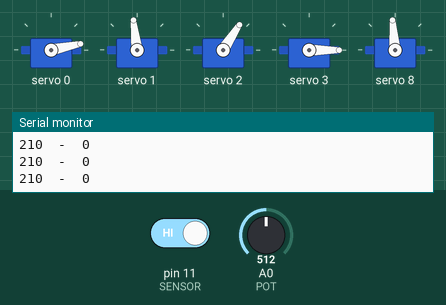
This sketch was run on a simulated Arduino Mega 2560, built with avr-gcc and run on an emulated ATmega2560. Shown: 5 × servo, the last lines printed to the serial monitor. The inputs (shaded band) are chosen by the test bench; at power-on: A0 (POT) = 512, pin 11 (SENSOR) HIGH.

Above: at 1.2 s.
1.3 s: A0 (POT) set to 253
At 1.7 s:
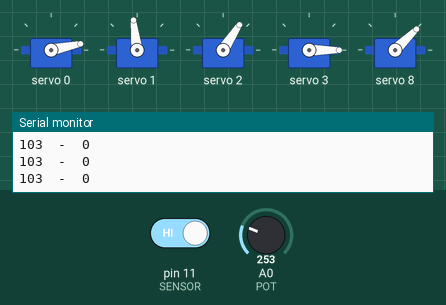
2.8 s: A0 (POT) set to 229
At 3.2 s:
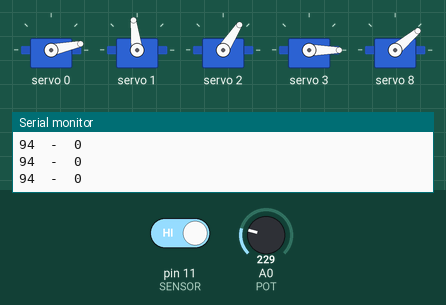
5.8 s: pin 11 (SENSOR) driven LOW
At 9.6 s:
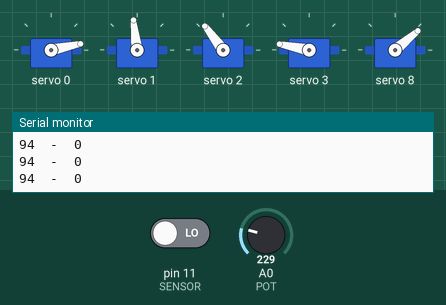
17.8 s: A0 (POT) set to 205
At 20.76 s:
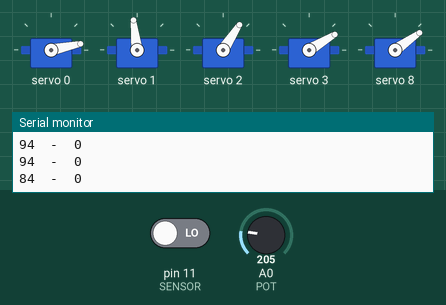
Timing chart, 0 to 23.6 s (numbered marks = the images above; inputs shaded):
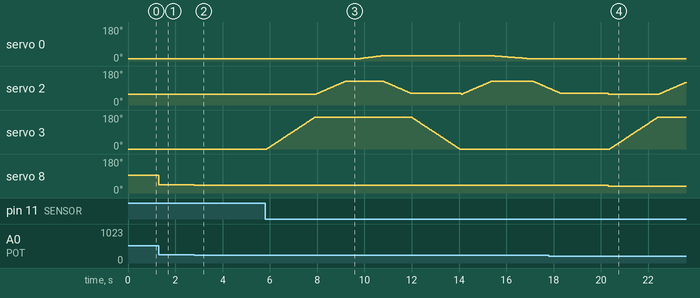

The sketch:

Braco_com_Sensor_Movimento_Completo_com_Funcoes.ino
```cpp
/**
 * Braço Robótico com movimentos Autônomos
 * @author EUGENIO RAMOS JUNIOR
 *
 * Componentes:
 * Arduino Mega 2560
 * Módulo I2C CPCA9685 para controle de até 16 servos
 * Sensor de presennça E18-D80NK ajustável
 * Braço Robótico com 4 Servos
 *
 *    O projeto consiste em, cada vez q o sensor identificar um objeto, acionará o
 * braço, transportando o objeto para um lugar préviamente determinado, e o braço
 * entrará em repouso até que seja identificado novo objeto no sensor.
 *
 */

#include <HCPCA9685.h>

#define I2CAdd 0x40

//==== Variables used to store the Position of each Servos ===
int ServoBase;
int ServoAlt;
int ServoCom;
int ServoGarra;
int Servo4Position;
int Servo5Position;

//================= Initializing I2C Module ================
HCPCA9685 HCPCA9685(I2CAdd);

//===================== E18-D80NK Sensor ===================
#define SENSOR 11

//======================== Variables ======================
int POT = A0;
int posicao;

//==================== Declaration Functions ==============
void baseIda();
void compIda();
void garraFecha();
void compVolta();
void  baseVolta();
void  garraAbre();

void setup() {
  Serial.begin(9600);

  pinMode(SENSOR, INPUT);

  HCPCA9685.Init(SERVO_MODE); // Set to Servo Mode
  HCPCA9685.Sleep(false); // Wake up PCA9685 module

//======= Position of Servos ===========
  //ServoBase = 190;
  ServoAlt = 215;
  ServoCom = 130;
  ServoGarra = 35;

}

void loop() {
  HCPCA9685.Servo(0, ServoGarra); // Move Servo 0
  HCPCA9685.Servo(1, ServoAlt);
  HCPCA9685.Servo(2, ServoCom);
  HCPCA9685.Servo(3, ServoBase);

  int leitura = analogRead(POT);
  int val;
  val = map (leitura, 0, 1023, 0, 420);
  HCPCA9685.Servo(8, val);

  Serial.print(val);
  Serial.print("  -  ");
  Serial.println(ServoBase);

  if (digitalRead(SENSOR) == LOW) {

  baseIda();
  delay(10);
  compIda();
  delay(500);
  garraFecha();
  delay(15);
  compVolta();
  baseVolta();
  delay(15);
  compIda();
  garraAbre();
  delay(15);
  compVolta();
  delay(2000);
}

}
void baseIda() {
  for (posicao = 0; posicao <= 367; posicao ++) {
    HCPCA9685.Servo(3, posicao);
    delay(5);
  }
}


void baseVolta() {
  for (posicao = 367; posicao >= 0; posicao --) {
    HCPCA9685.Servo(3, posicao);
    delay(5);
    // Serial.println(ServoBase);
  }

}

void altIda() {
  for (posicao = 90; posicao <= 215; posicao ++) {
    HCPCA9685.Servo(1, posicao);
    delay(10);
  }
}

void compIda() {
  for (posicao = 130; posicao <= 278; posicao ++) {
    HCPCA9685.Servo(2, posicao);
    delay(8);
  }
}

void compVolta() {
  for (posicao = 278; posicao >= 140; posicao --) {
    HCPCA9685.Servo(2, posicao);
    delay(8);
  }
}

void garraFecha() {
  for (posicao = 35; posicao <= 67; posicao++) {
    HCPCA9685.Servo(0, posicao);
    delay(30);
  }
}

void garraAbre() {
  for (posicao = 67; posicao >= 35; posicao--) {
    HCPCA9685.Servo(0, posicao);
    delay(50);
  }
}
```

Measured:
- after the input at 1.3 s, servo 8: 95° → 44° at once
- after the input at 2.8 s, servo 8: 44° → 40° at once
- after the input at 17.8 s, servo 8: 40° → 35° after 2.5 s
